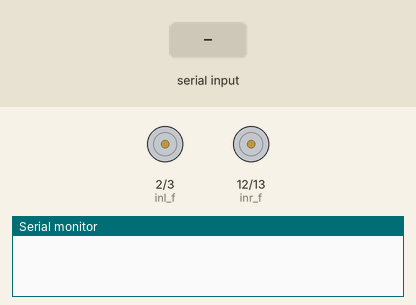
Simulated run of this sketch. Board: Arduino Uno, built with avr-gcc and run on an emulated ATmega328P. Shown: motor-driver pin pairs drawn as motors (green arrow = first pin HIGH = forward, orange = second pin HIGH = backward, longer = more drive, scaled by the enable pin), the last lines printed to the serial monitor. The inputs (shaded band) are chosen by the test bench.

Above: at 1.2 s.
1.3 s: "1" received over Serial
At 2.5 s:
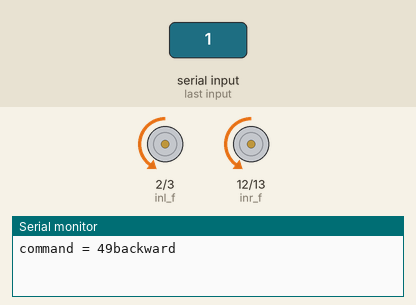
2.8 s: "2" received over Serial
At 3.6 s:
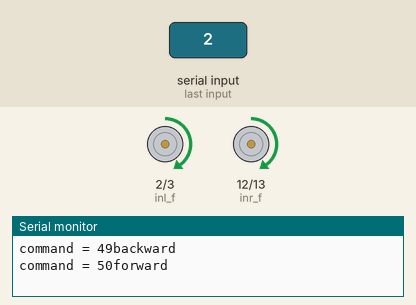
4.3 s: "3" received over Serial
At 4.8 s:
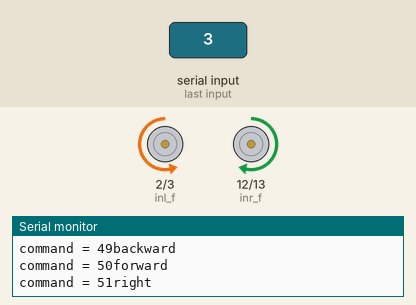
5.8 s: "4" received over Serial
At 7.1 s:
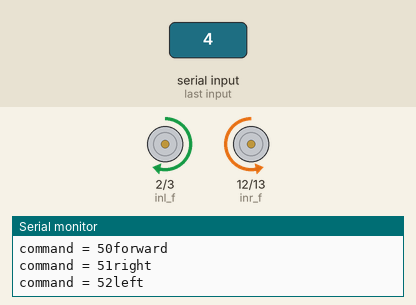
Timing chart, 0 to 8.3 s (numbered marks = the images above; inputs shaded):
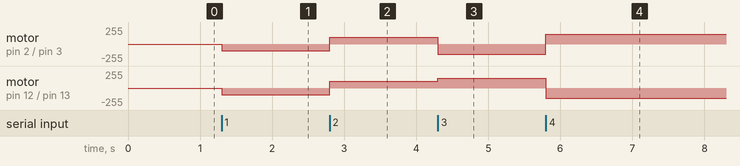

Measured:
- after the input at 1.3 s, motor on pin 2 (inl_f) / pin 3 (inl_b), motor on pin 12 (inr_f) / pin 13 (inr_b): stopped → backward 100/255 at once
- after the input at 2.8 s, motor on pin 2 (inl_f) / pin 3 (inl_b), motor on pin 12 (inr_f) / pin 13 (inr_b): backward 100/255 → forward 100/255 at once
- after the input at 4.3 s, motor on pin 2 (inl_f) / pin 3 (inl_b): forward 100/255 → backward 150/255 at once; motor on pin 12 (inr_f) / pin 13 (inr_b): forward 100/255 → forward 150/255 at once
- after the input at 5.8 s, motor on pin 2 (inl_f) / pin 3 (inl_b): backward 150/255 → forward 150/255 at once; motor on pin 12 (inr_f) / pin 13 (inr_b): forward 150/255 → backward 150/255 at once

The sketch:

rc_car.ino
```cpp
#define inl_f 2 // connect in3
#define inl_b 3 // connect in4
#define inr_f 12 // connect in1
#define inr_b 13 // connect in2
#define enl 5 // connect enB
#define enr 6 // connect enA

void setup()
{
 // set all the motor control pins to outputs
 pinMode(enl, OUTPUT);
 pinMode(enr, OUTPUT);
 pinMode(inl_f, OUTPUT);
 pinMode(inl_b, OUTPUT);
 pinMode(inr_f, OUTPUT);
 pinMode(inr_b, OUTPUT);

 digitalWrite(inl_f , LOW);
 digitalWrite(inr_f , LOW);
 digitalWrite(inl_b , LOW);
 digitalWrite(inr_b , LOW);

 Serial.begin(9600);
}

void backward(){

 digitalWrite(inl_f , LOW);
 digitalWrite(inr_f , LOW);
 digitalWrite(inl_b , HIGH);
 digitalWrite(inr_b , HIGH);
 //digitalWrite(enl, HIGH);
 //digitalWrite(enr, HIGH);
 analogWrite(enl , 100);
 analogWrite(enr , 100);

 Serial.println("backward");
}

void forward(){

 digitalWrite(inl_b , LOW);
 digitalWrite(inr_b , LOW);
 digitalWrite(inl_f , HIGH);
 digitalWrite(inr_f , HIGH);

 analogWrite(enl , 100);
 analogWrite(enr , 100);

 Serial.println("forward");
}

void left(){

 digitalWrite(inl_f , HIGH);
 digitalWrite(inl_b , LOW);
 digitalWrite(inr_b , HIGH);
 digitalWrite(inr_f , LOW);

 analogWrite(enl , 150);
 analogWrite(enr , 150);

 Serial.println("left");
}

void right(){

 digitalWrite(inl_b , HIGH);
 digitalWrite(inl_f , LOW);
 digitalWrite(inr_f , HIGH);
 digitalWrite(inr_b , LOW);

 analogWrite(enl , 150);
 analogWrite(enr , 150);

 Serial.println("right");
}

void hold(){
 digitalWrite(inl_f , LOW);
 digitalWrite(inr_f , LOW);
 digitalWrite(inl_b , LOW);
 digitalWrite(inr_b , LOW);

 analogWrite(enl , 0);
 analogWrite(enr , 0);

 Serial.println("HOLD");
}
void loop()
{
  while(Serial.available()>=1){
    int x = Serial.read();
    Serial.print("command = ");
    Serial.print(x);
    switch (x){
    case '1':{
      backward();
      break;
    }
    case '2':{
      forward();
      break;
    }
    case '3':{
      right();
      break;
    }
    case '4':{
      left();
      break;
    }
    case '5':{
      hold();
      break;
    }
  }
  }
}
```
